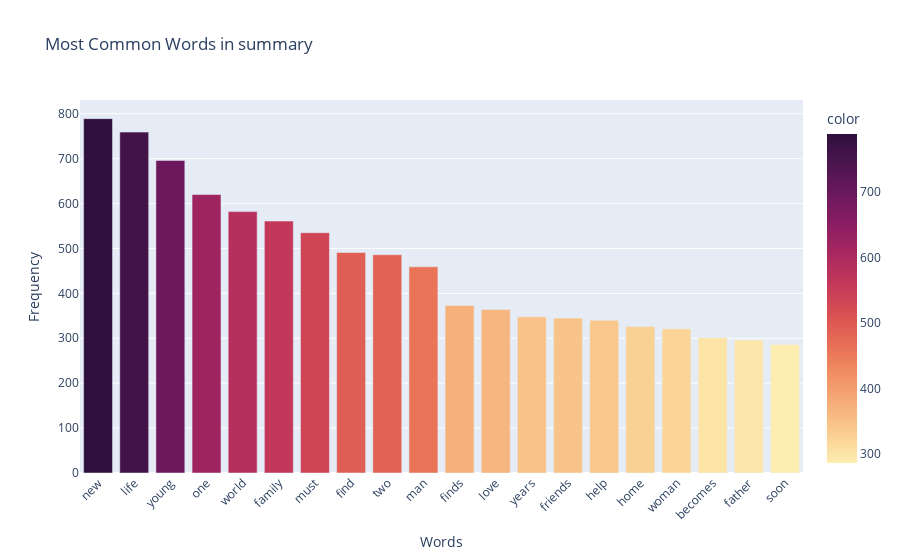

Write notebook code for a chart like this one.
### Markdown cell above
**Summary Word Count**

### Code cell
sentiment_utils.analyze_most_common_words(cleaned_films, text_column='summary', top_n=20)

### Figure 1 — Plotly figure (JSON) as saved in the notebook; plotly's stock layout.template omitted (floating-point values rounded to 4 significant figures)
{"data": [{"alignmentgroup": "True", "hovertemplate": "Words=%{x}<br>Frequency=%{y}<br>color=%{marker.color}<extra></extra>", "legendgroup": "", "marker": {"color": [789, 759, 696, 620, 582, 561, 535, 491, 486, 459, 373, 364, 348, 345, 340, 326, 321, 301, 296, 286], "coloraxis": "coloraxis", "pattern": {"shape": ""}}, "name": "", "offsetgroup": "", "orientation": "v", "showlegend": false, "textposition": "auto", "type": "bar", "x": ["new", "life", "young", "one", "world", "family", "must", "find", "two", "man", "finds", "love", "years", "friends", "help", "home", "woman", "becomes", "father", "soon"], "xaxis": "x", "y": [789, 759, 696, 620, 582, 561, 535, 491, 486, 459, 373, 364, 348, 345, 340, 326, 321, 301, 296, 286], "yaxis": "y"}], "layout": {"barmode": "relative", "coloraxis": {"colorbar": {"title": {"text": "color"}}, "colorscale": [[0, "rgb(253, 237, 176)"], [0.09091, "rgb(250, 205, 145)"], [0.1818, "rgb(246, 173, 119)"], [0.2727, "rgb(240, 142, 98)"], [0.3636, "rgb(231, 109, 84)"], [0.4545, "rgb(216, 80, 83)"], [0.5455, "rgb(195, 56, 90)"], [0.6364, "rgb(168, 40, 96)"], [0.7273, "rgb(138, 29, 99)"], [0.8182, "rgb(107, 24, 93)"], [0.9091, "rgb(76, 21, 80)"], [1, "rgb(47, 15, 61)"]]}, "legend": {"tracegroupgap": 0}, "title": {"text": "Most Common Words in summary"}, "xaxis": {"anchor": "y", "domain": [0, 1], "tickangle": -45, "title": {"text": "Words"}}, "yaxis": {"anchor": "x", "domain": [0, 1], "title": {"text": "Frequency"}}}}
